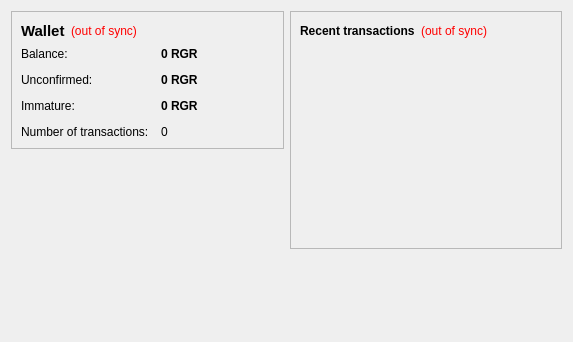
<?xml version="1.0" encoding="UTF-8"?>
<ui version="4.0">
 <class>OverviewPage</class>
 <widget class="QWidget" name="OverviewPage">
  <property name="geometry">
   <rect>
    <x>0</x>
    <y>0</y>
    <width>573</width>
    <height>342</height>
   </rect>
  </property>
  <property name="windowTitle">
   <string>Form</string>
  </property>
  <layout class="QHBoxLayout" name="horizontalLayout" stretch="1,1">
   <item>
    <layout class="QVBoxLayout" name="verticalLayout_2">
     <item>
      <widget class="QFrame" name="frame">
       <property name="frameShape">
        <enum>QFrame::StyledPanel</enum>
       </property>
       <property name="frameShadow">
        <enum>QFrame::Raised</enum>
       </property>
       <layout class="QVBoxLayout" name="verticalLayout_4">
        <item>
         <layout class="QHBoxLayout" name="horizontalLayout_4">
          <item>
           <widget class="QLabel" name="label_5">
            <property name="font">
             <font>
              <pointsize>11</pointsize>
              <weight>75</weight>
              <bold>true</bold>
             </font>
            </property>
            <property name="text">
             <string>Wallet</string>
            </property>
           </widget>
          </item>
          <item>
           <widget class="QLabel" name="labelWalletStatus">
            <property name="toolTip">
             <string>The displayed information may be out of date. Your wallet automatically synchronizes with the RGRcoin network after a connection is established, but this process has not completed yet.</string>
            </property>
            <property name="styleSheet">
             <string notr="true">QLabel { color: red; }</string>
            </property>
            <property name="text">
             <string notr="true">(out of sync)</string>
            </property>
            <property name="alignment">
             <set>Qt::AlignLeading|Qt::AlignLeft|Qt::AlignVCenter</set>
            </property>
           </widget>
          </item>
          <item>
           <spacer name="horizontalSpacer_2">
            <property name="orientation">
             <enum>Qt::Horizontal</enum>
            </property>
            <property name="sizeHint" stdset="0">
             <size>
              <width>40</width>
              <height>20</height>
             </size>
            </property>
           </spacer>
          </item>
         </layout>
        </item>
        <item>
         <layout class="QFormLayout" name="formLayout_2">
          <property name="fieldGrowthPolicy">
           <enum>QFormLayout::AllNonFixedFieldsGrow</enum>
          </property>
          <property name="horizontalSpacing">
           <number>12</number>
          </property>
          <property name="verticalSpacing">
           <number>12</number>
          </property>
          <item row="0" column="0">
           <widget class="QLabel" name="label">
            <property name="text">
             <string>Balance:</string>
            </property>
           </widget>
          </item>
          <item row="0" column="1">
           <widget class="QLabel" name="labelBalance">
            <property name="font">
             <font>
              <weight>75</weight>
              <bold>true</bold>
             </font>
            </property>
            <property name="cursor">
             <cursorShape>IBeamCursor</cursorShape>
            </property>
            <property name="toolTip">
             <string>Your current balance</string>
            </property>
            <property name="text">
             <string notr="true">0 RGR</string>
            </property>
            <property name="textInteractionFlags">
             <set>Qt::LinksAccessibleByMouse|Qt::TextSelectableByKeyboard|Qt::TextSelectableByMouse</set>
            </property>
           </widget>
          </item>
          <item row="1" column="0">
           <widget class="QLabel" name="label_3">
            <property name="text">
             <string>Unconfirmed:</string>
            </property>
           </widget>
          </item>
          <item row="1" column="1">
           <widget class="QLabel" name="labelUnconfirmed">
            <property name="font">
             <font>
              <weight>75</weight>
              <bold>true</bold>
             </font>
            </property>
            <property name="cursor">
             <cursorShape>IBeamCursor</cursorShape>
            </property>
            <property name="toolTip">
             <string>Total of transactions that have yet to be confirmed, and do not yet count toward the current balance</string>
            </property>
            <property name="text">
             <string notr="true">0 RGR</string>
            </property>
            <property name="textInteractionFlags">
             <set>Qt::LinksAccessibleByMouse|Qt::TextSelectableByKeyboard|Qt::TextSelectableByMouse</set>
            </property>
           </widget>
          </item>
          <item row="3" column="0">
           <widget class="QLabel" name="label_2">
            <property name="text">
             <string>Number of transactions:</string>
            </property>
           </widget>
          </item>
          <item row="3" column="1">
           <widget class="QLabel" name="labelNumTransactions">
            <property name="toolTip">
             <string>Total number of transactions in wallet</string>
            </property>
            <property name="text">
             <string notr="true">0</string>
            </property>
           </widget>
          </item>
          <item row="2" column="0">
           <widget class="QLabel" name="labelImmatureText">
            <property name="text">
             <string>Immature:</string>
            </property>
           </widget>
          </item>
          <item row="2" column="1">
           <widget class="QLabel" name="labelImmature">
            <property name="font">
             <font>
              <weight>75</weight>
              <bold>true</bold>
             </font>
            </property>
            <property name="toolTip">
             <string>Mined balance that has not yet matured</string>
            </property>
            <property name="text">
             <string notr="true">0 RGR</string>
            </property>
            <property name="textInteractionFlags">
             <set>Qt::LinksAccessibleByMouse|Qt::TextSelectableByKeyboard|Qt::TextSelectableByMouse</set>
            </property>
           </widget>
          </item>
         </layout>
        </item>
       </layout>
      </widget>
     </item>
     <item>
      <spacer name="verticalSpacer">
       <property name="orientation">
        <enum>Qt::Vertical</enum>
       </property>
       <property name="sizeHint" stdset="0">
        <size>
         <width>20</width>
         <height>40</height>
        </size>
       </property>
      </spacer>
     </item>
    </layout>
   </item>
   <item>
    <layout class="QVBoxLayout" name="verticalLayout_3">
     <item>
      <widget class="QFrame" name="frame_2">
       <property name="frameShape">
        <enum>QFrame::StyledPanel</enum>
       </property>
       <property name="frameShadow">
        <enum>QFrame::Raised</enum>
       </property>
       <layout class="QVBoxLayout" name="verticalLayout">
        <item>
         <layout class="QHBoxLayout" name="horizontalLayout_2">
          <item>
           <widget class="QLabel" name="label_4">
            <property name="text">
             <string>&lt;b&gt;Recent transactions&lt;/b&gt;</string>
            </property>
           </widget>
          </item>
          <item>
           <widget class="QLabel" name="labelTransactionsStatus">
            <property name="toolTip">
             <string>The displayed information may be out of date. Your wallet automatically synchronizes with the RGRcoin network after a connection is established, but this process has not completed yet.</string>
            </property>
            <property name="styleSheet">
             <string notr="true">QLabel { color: red; }</string>
            </property>
            <property name="text">
             <string notr="true">(out of sync)</string>
            </property>
            <property name="alignment">
             <set>Qt::AlignRight|Qt::AlignTrailing|Qt::AlignVCenter</set>
            </property>
           </widget>
          </item>
          <item>
           <spacer name="horizontalSpacer">
            <property name="orientation">
             <enum>Qt::Horizontal</enum>
            </property>
            <property name="sizeHint" stdset="0">
             <size>
              <width>40</width>
              <height>20</height>
             </size>
            </property>
           </spacer>
          </item>
         </layout>
        </item>
        <item>
         <widget class="QListView" name="listTransactions">
          <property name="styleSheet">
           <string notr="true">QListView { background: transparent; }</string>
          </property>
          <property name="frameShape">
           <enum>QFrame::NoFrame</enum>
          </property>
          <property name="verticalScrollBarPolicy">
           <enum>Qt::ScrollBarAlwaysOff</enum>
          </property>
          <property name="horizontalScrollBarPolicy">
           <enum>Qt::ScrollBarAlwaysOff</enum>
          </property>
          <property name="selectionMode">
           <enum>QAbstractItemView::NoSelection</enum>
          </property>
         </widget>
        </item>
       </layout>
      </widget>
     </item>
     <item>
      <spacer name="verticalSpacer_2">
       <property name="orientation">
        <enum>Qt::Vertical</enum>
       </property>
       <property name="sizeHint" stdset="0">
        <size>
         <width>20</width>
         <height>40</height>
        </size>
       </property>
      </spacer>
     </item>
    </layout>
   </item>
  </layout>
 </widget>
 <resources/>
 <connections/>
</ui>
